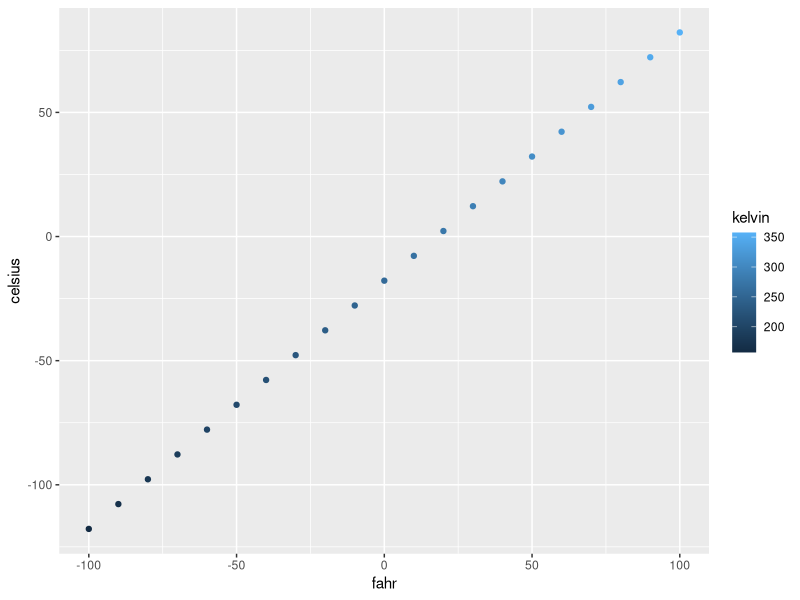

The R script that drew this image:
library(ggplot2)

airtemps <- c(212, 30.3, 78, 32)             # fake some F airtemps
celsius1 <- (airtemps[1] - 32) * 5/9         # do some conversions
celsius2 <- (airtemps[2] - 32) * 5/9
celsius3 <- (airtemps[3] - 32) * 5/9

#' Convert temperature data from Fahrenheit to Celsius
#'
#' @param fahr Temperature data in degrees Fahrenheit to be converted
#' @return temperature value in degrees Celsius
#' @keywords conversion
#' @export
#' @examples
#' fahr_to_celsius(32)
#' fahr_to_celsius(c(32, 212, 72))
fahr_to_celsius <- function(fahr) {
  celsius <- (fahr-32)*5/9
  return(celsius)
}
fahr_to_celsius <- function(airtemps) {      # turn into a function F to C
  celsius <- (airtemps - 32) * 5/9
  
  return(celsius)
}

celsius4 <- fahr_to_celsius(airtemps[1])     # now test for one and all 

celsius <- fahr_to_celsius(airtemps)

celsius_to_fahr <- function(airtemps) {      # create opposite func for C to F 
  fahrenheit <- (airtemps * 9/5) + 32
  
  return(fahrenheit)
}
airtemps2 <- c(0, 50, 100)                   # now test the C to F function
celsius_to_fahr(airtemps2)

convert_temps <- function(fahr) {            # this function returns multiple conversions
  celsius <- (fahr-32 * 5/9)
  kelvin <- celsius + 275.15
  
  return(list(fahr = fahr, celsius = celsius, kelvin = kelvin))  # return as list
}

temps_df <- data.frame (convert_temps(seq(-100, 100, 10)))     # use new func to create dataframe

ggplot(temps_df, mapping=aes(x=fahr, y=celsius, color=kelvin)) +
  geom_point() 
